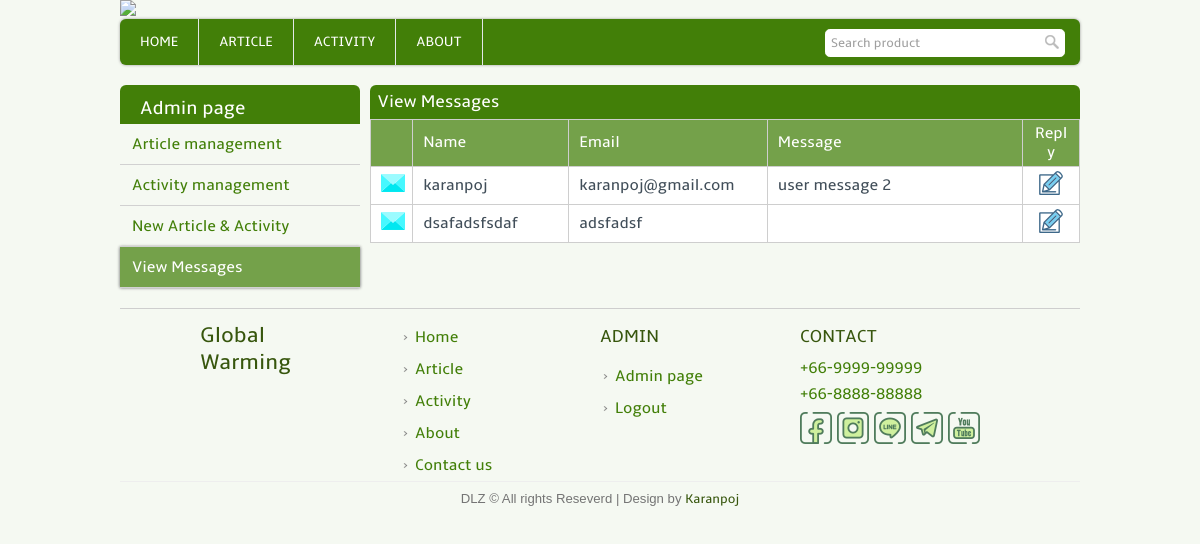
The app's page /admin_messages.php (signed in), older data.
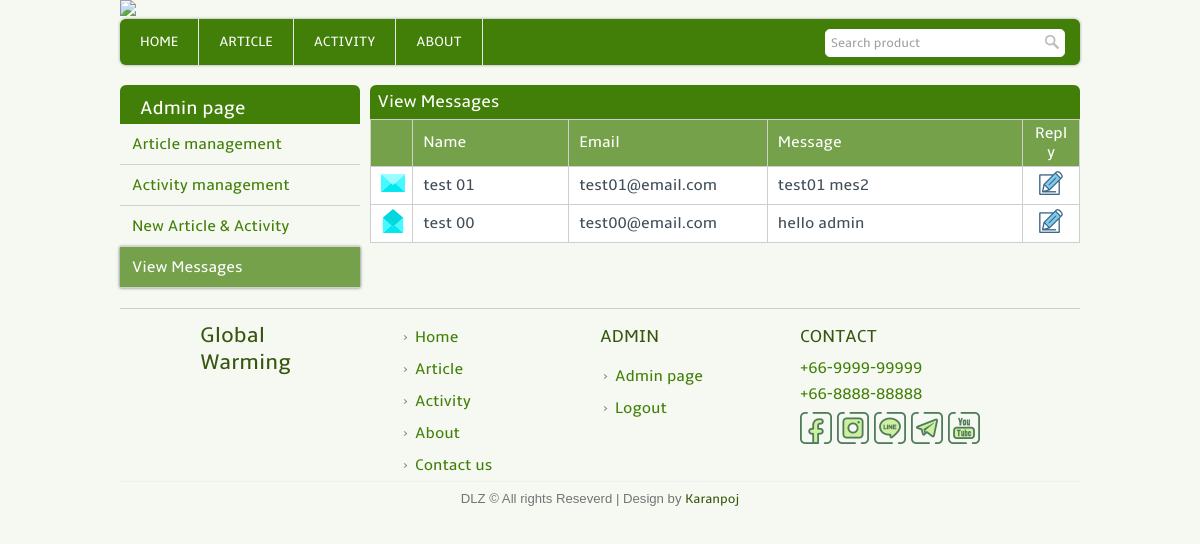
The same page, newer data.
### tables this page shows
CREATE TABLE `conversation` (
  `con_id` int(11) NOT NULL,
  `con_name` varchar(255) NOT NULL,
  `con_email` varchar(255) NOT NULL
);

### template.class.php (called while the page is built, shortened)
<?php
    class Template {
        protected $file;
        protected $values = array();
        public function __construct($file) {
            $this->file = $file;
        }
        public function set($key, $value) {
            $this->values[$key] = $value;
        }
        public function output() {
            $output = file_get_contents($this->file);
            foreach ($this->values as $key => $value) {
            	$tagToReplace = "[@$key]";
            	$output = str_replace($tagToReplace, $value, $output);
            }
            return $output;
        }
    }
?>

### admin_messages.php (the view, shortened to what this page needs)
<?php
	require_once('connect.php');
	include("template.class.php");
	if(!isset($_SESSION['adminname']))
	{
		$user_login = false;
		$layout_header = new Template("layout_header.tpl");
		$layout_footer = new Template("layout_footer.tpl");
	}
	else{
		$layout_header = new Template("layout_header_admin.tpl");
		$layout_footer = new Template("layout_footer_admin.tpl");
	}
	$layout_header->set('title','Admin page : Global warming website');
	echo $layout_header->output();
?>
<div class="admin_full">
	<div class="admin_left">
		<table class="admin_menu">
			<tr>
				<th>
					Admin page
				</th>
			</tr>
			<tr>
				<td>
					<a href="admin.php">Article management</a>
				</td>
			</tr>
			<tr>
				<td>
					<a href="admin_activity.php">Activity management</a>
				</td>
			</tr>
			<tr>
				<td>
					<a href="admin_addpost.php">New Article & Activity</a>
				</td>
			</tr>
			<tr>
				<td class="active">
					<a href="admin_messages.php">View Messages</a>
				</td>
			</tr>
		</table>
	</div>
	<div class="admin_right">
		<div class="table_heading">
    		<h2>View Messages</h2>
    	</div>
		<table class='listmessage_tb'>
			<tr>
				<th></th>
				<th>Name</th>
				<th>Email</th>
				<th>Message</th>
				<th>Reply</th>
			</tr>
<?PHP
		$q	= "SELECT a.* , b.* FROM conversation as a LEFT JOIN (SELECT c.con_id,d.mes_txt, c.time,c.mes_check FROM (SELECT con_id , MAX(mes_datetime) time,mes_check FROM message WHERE mes_from != 'admin' GROUP BY con_id) c JOIN message d ON c.con_id = d.con_id AND d.mes_datetime = c.time) b ON a.con_id = b.con_id ORDER by time DESC";
		$result	= $mysqli->query($q);
		if(!$result){
			echo "Error on : $q";
		}
		else{
			while($row=$result->fetch_array()){
?>
			<tr>
				<td>
<?php
				if ($row['mes_check'] == 0) {
?>
					<img src='img/mail_close.png' width='24' height='24'>
<?php
					}else{
?>
					<img src='img/mail_open.png' width='24' height='24'>
<?php
				}
?>
				</td>
				<td><?php echo  $row['con_name']; ?></td>
				<td><?php echo  $row['con_email']; ?></td>
				<td><?php echo  $row['mes_txt']; ?></td>
				<td>
					<a href="admin_reply.php?con_id=<?php echo $row['con_id']; ?>"><img src='img/pro_edit.png' width='24' height='24'></a>
				</td>
			</tr>
<?php
			}
		}
?>
		</table>
	</div>
</div>
<?php
	echo $layout_footer->output();
?>

### css/w3.css (style rules this page uses)
*,*:before,*:after { box-sizing:inherit }
html { -ms-text-size-adjust:100%;-webkit-text-size-adjust:100% }
body { margin:0 }
a { background-color:transparent;-webkit-text-decoration-skip:objects }
img { border-style:none }
button,input,select,textarea { font:inherit;margin:0 }
button,input { overflow:visible }
button,html [type=button],[type=reset],[type=submit] { -webkit-appearance:button }
html,body { font-family:Verdana,sans-serif;font-size:15px;line-height:1.5 }
html { overflow-x:hidden }
h2 { font-size:30px }
h4 { font-size:20px }
h1,h2,h3,h4,h5,h6 { font-family:"Segoe UI",Arial,sans-serif;font-weight:400;margin:10px 0 }
img { margin-bottom:-5px }
a { color:inherit }

Row changes from the older to the newer data that the page shows:
removed conversation: con_name "karanpoj", con_email "karanpoj@gmail.com", mes_txt "user message 2"
removed conversation: con_name "dsafadsfsdaf", con_email "adsfadsf"
added conversation: con_name "test 01", con_email "test01@email.com", mes_txt "test01 mes2"
added conversation: con_name "test 00", con_email "test00@email.com", mes_txt "hello admin"
